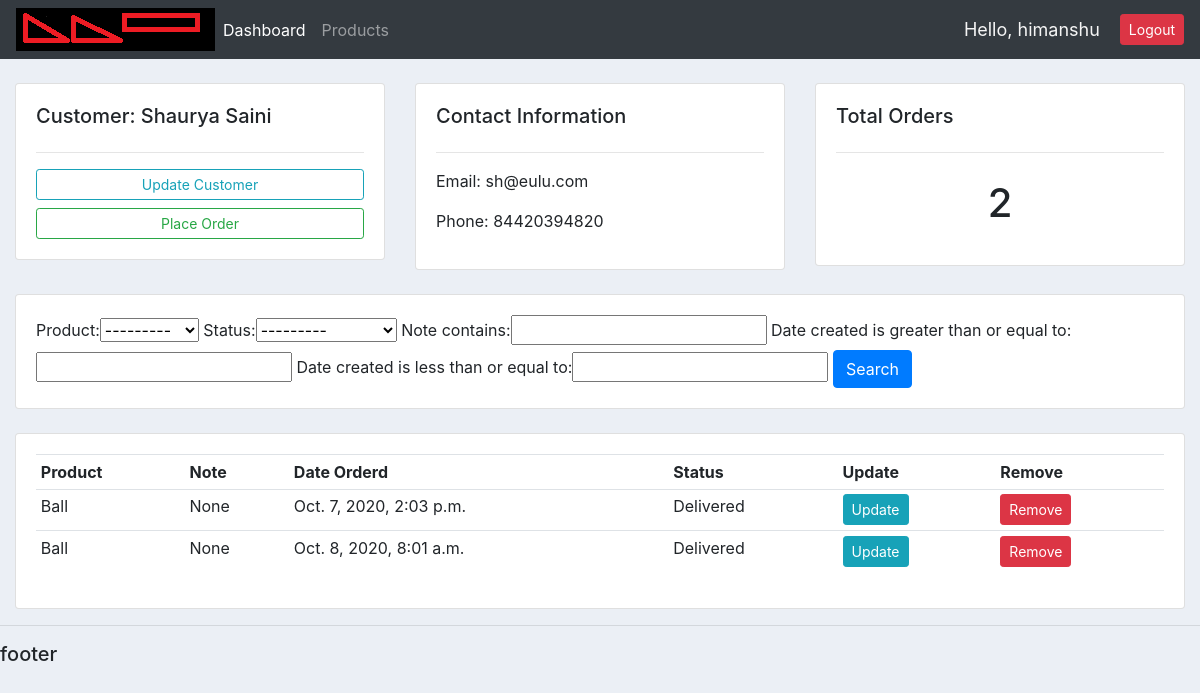
The app's page /customer/2/ (signed in), older data.
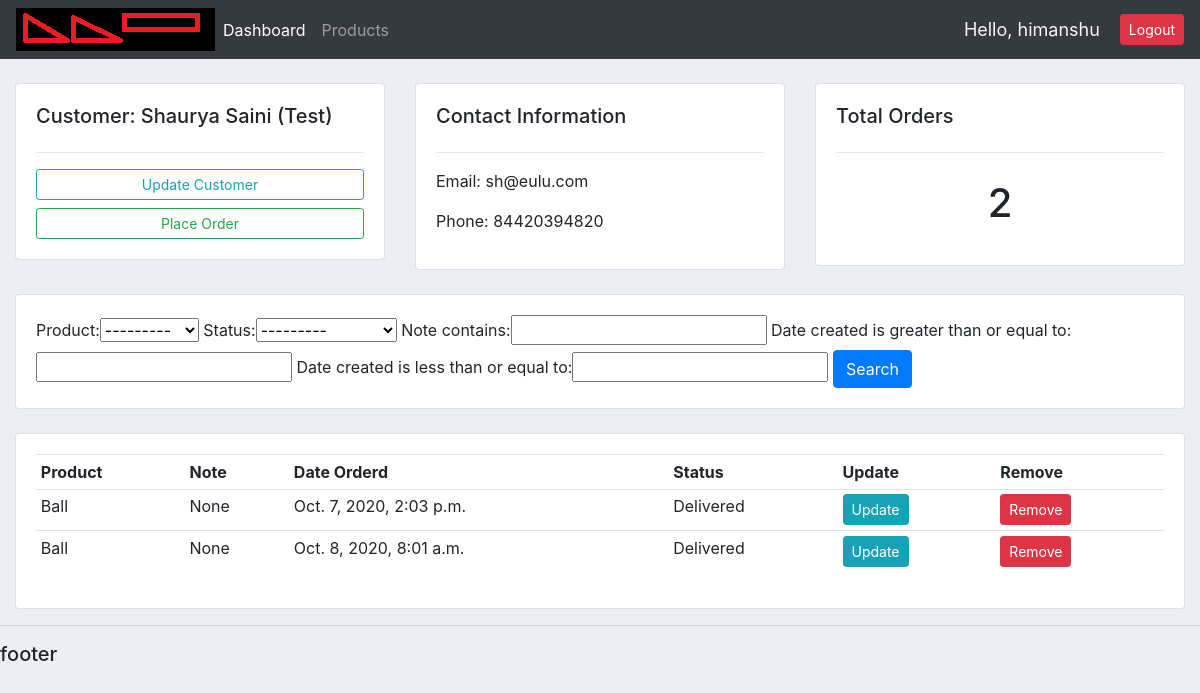
The same page, newer data.
### accounts/models.py (models this page shows, shortened)
class Customer(models.Model):
    user = models.OneToOneField(User, null=True, blank=True, on_delete=models.CASCADE)
    name = models.CharField(max_length=200, null= True)
    phone = models.CharField(max_length=200, null= True)
    email = models.CharField(max_length=200, null= True)
    profile_pic = models.ImageField(default = 'p1.png', null=True, blank=True)
    date_created = models.DateTimeField(auto_now_add = True, null= True)

### accounts/decorators.py (the view)
        def wrapper_func(request, *args, **kwargs):
            group = None
            if request.user.groups.exists():
                group = request.user.groups.all()[0].name
            if group in allowed_roles:
                return view_func(request, *args, **kwargs)
            else:
                return HttpResponse('You are not authorised to view this page')

### accounts/models.py (called while the page is built)
    def __str__(self):
        return self.name

### accounts/views.py (called while the page is built)
@login_required(login_url='login')
@allowed_users(allowed_roles=['admin'])
def customer(request, pk_test):
    customer = Customer.objects.get(id=pk_test)
    orders = customer.order_set.all()
    order_count = orders.count()
    myFilter = OrderFilter(request.GET, queryset=orders)
    orders = myFilter.qs
    context = {'customer':customer , 'orders':orders , 'order_count': order_count, 'myFilter':myFilter}
    return render(request , 'accounts/customer.html', context)

### accounts/templates/accounts/customer.html
{%  extends 'accounts/main.html' %}
{% block content %}
	<br>
<div class="row">
	<div class="col-md">
		<div class="card card-body">
			<h5>Customer: {{customer.name}}</h5>
			<hr>
			<a class="btn btn-outline-info  btn-sm btn-block" href="">Update Customer</a>
			<a class="btn btn-outline-success  btn-sm btn-block" href="{% url 'create_order' customer.id %}">Place Order</a>
		</div>
	</div>
	<div class="col-md">
		<div class="card card-body">
			<h5>Contact Information</h5>
			<hr>
			<p>Email: {{customer.email}} </p>
			<p>Phone: {{customer.phone}} </p>
		</div>
	</div>
	<div class="col-md">
		<div class="card card-body">
			<h5>Total Orders</h5>
			<hr>
			<h1 style="text-align: center;padding: 10px">{{order_count}}</h1>
		</div>
	</div>
</div>
<br>
<div class="row">
	<div class="col">
		<div class="card card-body">
			<form method="get">
				{{myFilter.form}}
		    <button class="btn btn-primary" type="submit">Search</button>
		  </form>
		</div>
	</div>
</div>
<br>
<div class="row">
	<div class="col-md">
		<div class="card card-body">
			<table class="table table-sm">
				<tr>
					<th>Product</th>
					<th>Note</th>
					<th>Date Orderd</th>
					<th>Status</th>
					<th>Update</th>
					<th>Remove</th>
				</tr>
				{% for order in orders %}
				<tr>
					<td>{{order.product}}</td>
					<td>{{order.note}}</td>
					<td>{{order.date_created}}</td>
					<td>{{order.status}}</td>
					<td><a class="btn btn-sm btn-info" href="{% url 'update_order' order.id %}">Update</a></td>
					<td><a class="btn btn-sm btn-danger" href="{% url 'delete_order' order.id %}">Remove</a></td>
				</tr>
				{% endfor %}
			</table>
		</div>
	</div>
</div>
{% endblock %}

Row changes from the older to the newer data that the page shows:
changed Customer "sh@eulu.com": name "Shaurya Saini" → "Shaurya Saini (Test)"
